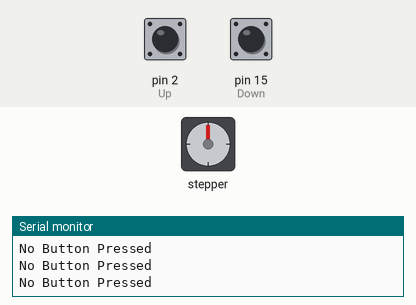
Recording of a sketch running on a simulated Arduino Uno, built with avr-gcc and run on an emulated ATmega328P. Shown: stepper motor, the last lines printed to the serial monitor. The inputs (shaded band) are chosen by the test bench; at power-on: pin 2 (Up) LOW, pin 15 (Down) LOW. Stepper angles assume 2048 steps per turn.

Above: at 1.2 s.
1.3 s: pin 2 (Up) pulled HIGH for 0.15 s
At 1.75 s:
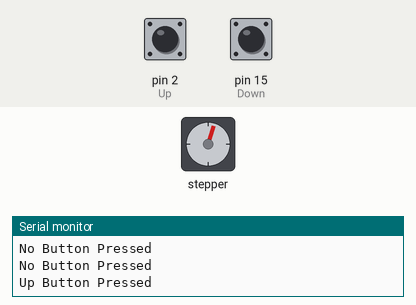
At 2.35 s:
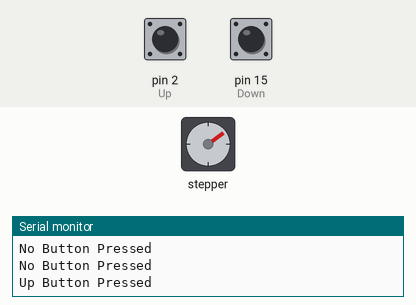
4.3 s: pin 15 (Down) pulled HIGH for 3.2 s
At 7.85 s:
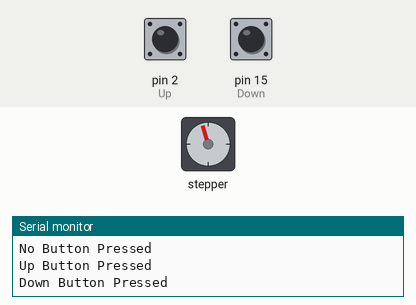
Timing chart, 0 to 15.0 s (numbered marks = the images above; inputs shaded):
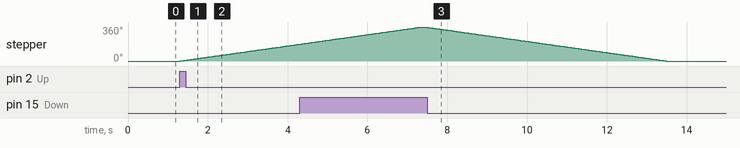

The sketch:

Stepper_Motor_Buttons.ino
```cpp
#include <Stepper.h>

const int stepsPerRevolution = 2048;  // change this to fit the number of steps per revolution

// ULN2003 Motor Driver Pins
#define IN1 4
#define IN2 16
#define IN3 17
#define IN4 5
#define Up 2
#define Down 15

int LeftButtonState = 0;
int RightButtonState = 0;

// initialize the stepper library
Stepper myStepper(stepsPerRevolution, IN1, IN3, IN2, IN4);

void setup() {

  pinMode(Up, INPUT);
  pinMode(Down, INPUT);
  Serial.begin(115200);

  // set the speed at 5 rpm
  myStepper.setSpeed(10);
}

void loop() {
  LeftButtonState = digitalRead(Up);
  RightButtonState = digitalRead(Down);

  if (LeftButtonState == HIGH) { // Button pressed
    Serial.println("Up Button Pressed");
    myStepper.step(stepsPerRevolution); // Move stepper forward
  } else if (RightButtonState == HIGH) { // Button pressed
    Serial.println("Down Button Pressed");
    myStepper.step(-stepsPerRevolution); // Move stepper backward
  } else {
    Serial.println("No Button Pressed");
  }
  Serial.println("");

  delay(100); // Small delay to debounce the buttons
}

/*
void loop() {
  LeftButtonState = digitalRead(Up);
  RightButtonState = digitalRead(Down);
  if (Up == LOW) {
      Serial.println("Left Button Pressed");
      myStepper.step(stepsPerRevolution);
  } else {
      Serial.println("Left Button Released");
      myStepper.step(0);
  }
  if (Down == LOW) {
      Serial.println("Right Button Pressed");
      myStepper.step(-stepsPerRevolution);
  } else {
      Serial.println("Right Button Released");
      myStepper.step(0);
  }
  Serial.println("");
  delay(1000);
}*/
```

Measured:
- after the input at 1.3 s, stepper: keeps turning clockwise at about 60°/s, starting at once
